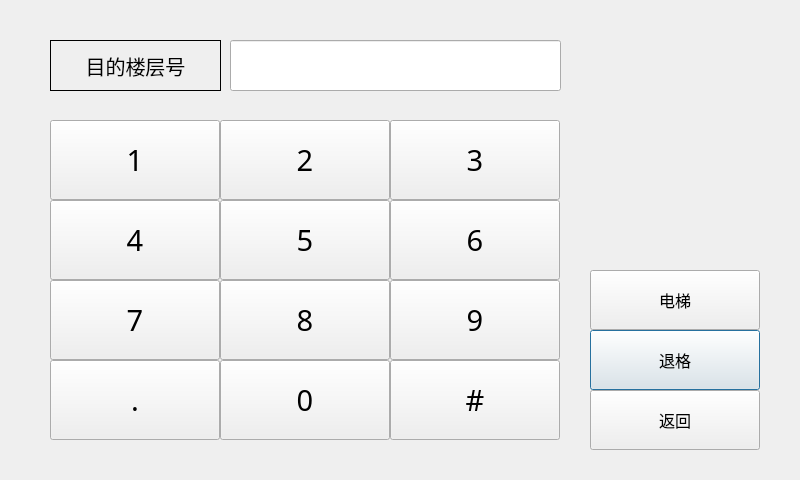
<?xml version="1.0" encoding="UTF-8"?>
<ui version="4.0">
 <class>CallElevatorDialog</class>
 <widget class="QDialog" name="CallElevatorDialog">
  <property name="geometry">
   <rect>
    <x>0</x>
    <y>0</y>
    <width>800</width>
    <height>480</height>
   </rect>
  </property>
  <property name="windowTitle">
   <string>Dialog</string>
  </property>
  <widget class="CommonPushButton" name="pushButtonCallElevatorClear">
   <property name="geometry">
    <rect>
     <x>590</x>
     <y>330</y>
     <width>170</width>
     <height>60</height>
    </rect>
   </property>
   <property name="font">
    <font>
     <family>AlArabiya</family>
     <pointsize>12</pointsize>
    </font>
   </property>
   <property name="text">
    <string>退格</string>
   </property>
  </widget>
  <widget class="CommonPushButton" name="pushButtonCallElevatorNum1">
   <property name="geometry">
    <rect>
     <x>50</x>
     <y>120</y>
     <width>170</width>
     <height>80</height>
    </rect>
   </property>
   <property name="minimumSize">
    <size>
     <width>0</width>
     <height>0</height>
    </size>
   </property>
   <property name="maximumSize">
    <size>
     <width>1677215</width>
     <height>16777215</height>
    </size>
   </property>
   <property name="font">
    <font>
     <family>AlArabiya</family>
     <pointsize>22</pointsize>
    </font>
   </property>
   <property name="text">
    <string>1</string>
   </property>
  </widget>
  <widget class="CommonPushButton" name="pushButtonCallElevatorNum2">
   <property name="geometry">
    <rect>
     <x>220</x>
     <y>120</y>
     <width>170</width>
     <height>80</height>
    </rect>
   </property>
   <property name="minimumSize">
    <size>
     <width>0</width>
     <height>0</height>
    </size>
   </property>
   <property name="maximumSize">
    <size>
     <width>1677215</width>
     <height>16777215</height>
    </size>
   </property>
   <property name="font">
    <font>
     <family>AlArabiya</family>
     <pointsize>22</pointsize>
    </font>
   </property>
   <property name="text">
    <string>2</string>
   </property>
  </widget>
  <widget class="CommonPushButton" name="pushButtonCallElevatorNum5">
   <property name="geometry">
    <rect>
     <x>220</x>
     <y>200</y>
     <width>170</width>
     <height>80</height>
    </rect>
   </property>
   <property name="minimumSize">
    <size>
     <width>0</width>
     <height>0</height>
    </size>
   </property>
   <property name="maximumSize">
    <size>
     <width>1677215</width>
     <height>16777215</height>
    </size>
   </property>
   <property name="font">
    <font>
     <family>AlArabiya</family>
     <pointsize>22</pointsize>
    </font>
   </property>
   <property name="text">
    <string>5</string>
   </property>
  </widget>
  <widget class="CommonPushButton" name="pushButtonCallElevatorNum4">
   <property name="geometry">
    <rect>
     <x>50</x>
     <y>200</y>
     <width>170</width>
     <height>80</height>
    </rect>
   </property>
   <property name="minimumSize">
    <size>
     <width>0</width>
     <height>0</height>
    </size>
   </property>
   <property name="maximumSize">
    <size>
     <width>1677215</width>
     <height>16777215</height>
    </size>
   </property>
   <property name="font">
    <font>
     <family>AlArabiya</family>
     <pointsize>22</pointsize>
    </font>
   </property>
   <property name="text">
    <string>4</string>
   </property>
  </widget>
  <widget class="CommonPushButton" name="pushButtonCallElevatorReturn">
   <property name="geometry">
    <rect>
     <x>590</x>
     <y>390</y>
     <width>170</width>
     <height>60</height>
    </rect>
   </property>
   <property name="font">
    <font>
     <family>AlArabiya</family>
     <pointsize>12</pointsize>
    </font>
   </property>
   <property name="text">
    <string>返回</string>
   </property>
  </widget>
  <widget class="CommonPushButton" name="pushButtonCallElevatorNum6">
   <property name="geometry">
    <rect>
     <x>390</x>
     <y>200</y>
     <width>170</width>
     <height>80</height>
    </rect>
   </property>
   <property name="minimumSize">
    <size>
     <width>0</width>
     <height>0</height>
    </size>
   </property>
   <property name="maximumSize">
    <size>
     <width>1677215</width>
     <height>16777215</height>
    </size>
   </property>
   <property name="font">
    <font>
     <family>AlArabiya</family>
     <pointsize>22</pointsize>
    </font>
   </property>
   <property name="text">
    <string>6</string>
   </property>
  </widget>
  <widget class="CommonPushButton" name="pushButtonCallElevatorElevator">
   <property name="geometry">
    <rect>
     <x>590</x>
     <y>270</y>
     <width>170</width>
     <height>60</height>
    </rect>
   </property>
   <property name="font">
    <font>
     <family>AlArabiya</family>
     <pointsize>12</pointsize>
    </font>
   </property>
   <property name="text">
    <string>电梯</string>
   </property>
  </widget>
  <widget class="CommonPushButton" name="pushButtonCallElevatorNum3">
   <property name="geometry">
    <rect>
     <x>390</x>
     <y>120</y>
     <width>170</width>
     <height>80</height>
    </rect>
   </property>
   <property name="minimumSize">
    <size>
     <width>0</width>
     <height>0</height>
    </size>
   </property>
   <property name="maximumSize">
    <size>
     <width>1677215</width>
     <height>16777215</height>
    </size>
   </property>
   <property name="font">
    <font>
     <family>AlArabiya</family>
     <pointsize>22</pointsize>
    </font>
   </property>
   <property name="text">
    <string>3</string>
   </property>
  </widget>
  <widget class="CommonPushButton" name="pushButtonCallElevatorNum7">
   <property name="geometry">
    <rect>
     <x>50</x>
     <y>280</y>
     <width>170</width>
     <height>80</height>
    </rect>
   </property>
   <property name="minimumSize">
    <size>
     <width>0</width>
     <height>0</height>
    </size>
   </property>
   <property name="maximumSize">
    <size>
     <width>1677215</width>
     <height>16777215</height>
    </size>
   </property>
   <property name="font">
    <font>
     <family>AlArabiya</family>
     <pointsize>22</pointsize>
    </font>
   </property>
   <property name="text">
    <string>7</string>
   </property>
  </widget>
  <widget class="CommonPushButton" name="pushButtonCallElevatorNum8">
   <property name="geometry">
    <rect>
     <x>220</x>
     <y>280</y>
     <width>170</width>
     <height>80</height>
    </rect>
   </property>
   <property name="minimumSize">
    <size>
     <width>0</width>
     <height>0</height>
    </size>
   </property>
   <property name="maximumSize">
    <size>
     <width>1677215</width>
     <height>16777215</height>
    </size>
   </property>
   <property name="font">
    <font>
     <family>AlArabiya</family>
     <pointsize>22</pointsize>
    </font>
   </property>
   <property name="text">
    <string>8</string>
   </property>
  </widget>
  <widget class="CommonPushButton" name="pushButtonCallElevatorNum9">
   <property name="geometry">
    <rect>
     <x>390</x>
     <y>280</y>
     <width>170</width>
     <height>80</height>
    </rect>
   </property>
   <property name="minimumSize">
    <size>
     <width>0</width>
     <height>0</height>
    </size>
   </property>
   <property name="maximumSize">
    <size>
     <width>1677215</width>
     <height>16777215</height>
    </size>
   </property>
   <property name="font">
    <font>
     <family>AlArabiya</family>
     <pointsize>22</pointsize>
    </font>
   </property>
   <property name="text">
    <string>9</string>
   </property>
  </widget>
  <widget class="CommonPushButton" name="pushButtonCallElevatorNum0">
   <property name="geometry">
    <rect>
     <x>220</x>
     <y>360</y>
     <width>170</width>
     <height>80</height>
    </rect>
   </property>
   <property name="minimumSize">
    <size>
     <width>0</width>
     <height>0</height>
    </size>
   </property>
   <property name="maximumSize">
    <size>
     <width>1677215</width>
     <height>16777215</height>
    </size>
   </property>
   <property name="font">
    <font>
     <family>AlArabiya</family>
     <pointsize>22</pointsize>
    </font>
   </property>
   <property name="text">
    <string>0</string>
   </property>
  </widget>
  <widget class="CommonPushButton" name="pushButtonCallElevatorShop">
   <property name="geometry">
    <rect>
     <x>390</x>
     <y>360</y>
     <width>170</width>
     <height>80</height>
    </rect>
   </property>
   <property name="minimumSize">
    <size>
     <width>0</width>
     <height>0</height>
    </size>
   </property>
   <property name="maximumSize">
    <size>
     <width>1677215</width>
     <height>16777215</height>
    </size>
   </property>
   <property name="font">
    <font>
     <family>AlArabiya</family>
     <pointsize>22</pointsize>
    </font>
   </property>
   <property name="text">
    <string>#</string>
   </property>
  </widget>
  <widget class="QLabel" name="label_floor_num">
   <property name="geometry">
    <rect>
     <x>50</x>
     <y>40</y>
     <width>171</width>
     <height>51</height>
    </rect>
   </property>
   <property name="font">
    <font>
     <pointsize>-1</pointsize>
     <weight>50</weight>
     <italic>false</italic>
     <bold>false</bold>
    </font>
   </property>
   <property name="layoutDirection">
    <enum>Qt::LeftToRight</enum>
   </property>
   <property name="styleSheet">
    <string notr="true">font:20px</string>
   </property>
   <property name="frameShape">
    <enum>QFrame::Box</enum>
   </property>
   <property name="text">
    <string>目的楼层号</string>
   </property>
   <property name="alignment">
    <set>Qt::AlignCenter</set>
   </property>
  </widget>
  <widget class="QLineEdit" name="lineEditDisplay">
   <property name="enabled">
    <bool>true</bool>
   </property>
   <property name="geometry">
    <rect>
     <x>230</x>
     <y>40</y>
     <width>331</width>
     <height>51</height>
    </rect>
   </property>
   <property name="font">
    <font>
     <weight>50</weight>
     <italic>false</italic>
     <bold>false</bold>
    </font>
   </property>
   <property name="mouseTracking">
    <bool>false</bool>
   </property>
   <property name="focusPolicy">
    <enum>Qt::NoFocus</enum>
   </property>
   <property name="styleSheet">
    <string notr="true"/>
   </property>
   <property name="text">
    <string/>
   </property>
   <property name="maxLength">
    <number>3</number>
   </property>
   <property name="alignment">
    <set>Qt::AlignRight|Qt::AlignTrailing|Qt::AlignVCenter</set>
   </property>
   <property name="readOnly">
    <bool>true</bool>
   </property>
  </widget>
  <widget class="CommonPushButton" name="pushButtonCallElevatorDot">
   <property name="geometry">
    <rect>
     <x>50</x>
     <y>360</y>
     <width>170</width>
     <height>80</height>
    </rect>
   </property>
   <property name="minimumSize">
    <size>
     <width>0</width>
     <height>0</height>
    </size>
   </property>
   <property name="maximumSize">
    <size>
     <width>1677215</width>
     <height>16777215</height>
    </size>
   </property>
   <property name="font">
    <font>
     <family>AlArabiya</family>
     <pointsize>22</pointsize>
    </font>
   </property>
   <property name="text">
    <string>.</string>
   </property>
  </widget>
 </widget>
 <customwidgets>
  <customwidget>
   <class>CommonPushButton</class>
   <extends>QPushButton</extends>
   <header>commonpushbutton.h</header>
  </customwidget>
 </customwidgets>
 <tabstops>
  <tabstop>pushButtonCallElevatorNum1</tabstop>
  <tabstop>pushButtonCallElevatorNum2</tabstop>
  <tabstop>pushButtonCallElevatorNum3</tabstop>
  <tabstop>pushButtonCallElevatorNum4</tabstop>
  <tabstop>pushButtonCallElevatorNum5</tabstop>
  <tabstop>pushButtonCallElevatorNum6</tabstop>
  <tabstop>pushButtonCallElevatorElevator</tabstop>
  <tabstop>pushButtonCallElevatorClear</tabstop>
  <tabstop>pushButtonCallElevatorReturn</tabstop>
 </tabstops>
 <resources/>
 <connections/>
</ui>
